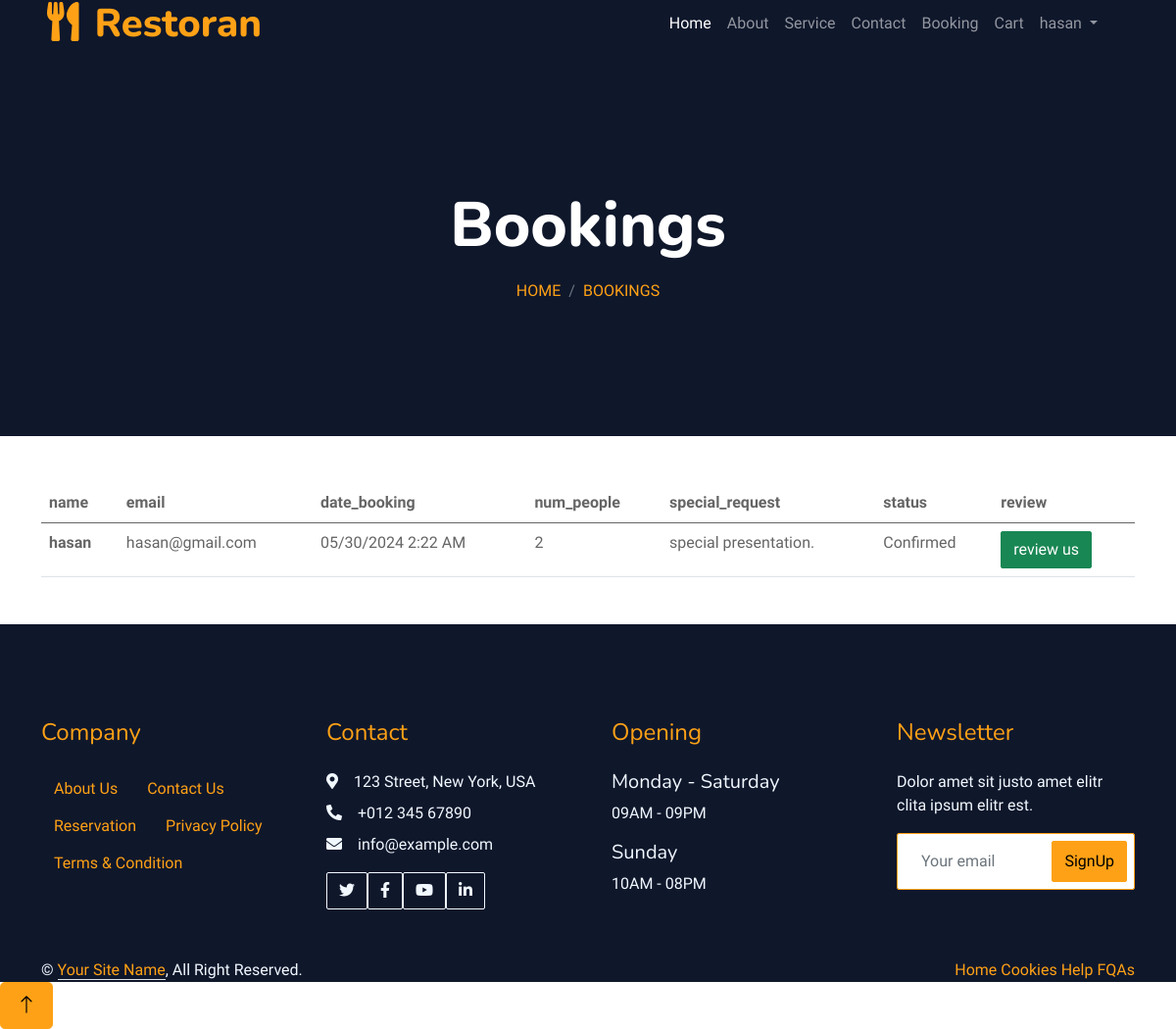
Screenshot of /users/bookings.php (signed in) with the database file from the repository.
### tables this page shows
CREATE TABLE `bookings` (
  `id` int(10) NOT NULL,
  `name` varchar(200) NOT NULL,
  `email` varchar(200) NOT NULL,
  `date_booking` varchar(200) NOT NULL,
  `num_people` int(10) NOT NULL,
  `special_request` text NOT NULL,
  `status` varchar(200) NOT NULL,
  `user_id` int(10) NOT NULL,
  `created_at` timestamp NOT NULL DEFAULT current_timestamp()
);

### libs/App.php (called while the page is built, shortened)
<?php
    class App {
        public $host = HOST;
        public $dbname = DBNAME;
        public $user = USER;
        public $pass = PASS;
        public $link;
        public function connect() {
            $this->link = new PDO("mysql:host=".$this->host.";dbname=".$this->dbname."", $this->user, $this->pass);
        }
        public function selectAll($query) {
            $rows = $this->link->query($query);
            $rows->execute();
            $allRows = $rows->fetchAll(PDO::FETCH_OBJ);
            if($allRows > 0) {
                return $allRows;
            } else {
                echo "";
                return false;
            }
        }
    }

### users/bookings.php (the view, shortened to what this page needs)
<?php require "../libs/App.php"; ?>
<?php require "../includes/header.php"; ?>
<?php
    $query = "SELECT * FROM bookings WHERE user_id='$_SESSION[user_id]'";
    $app = new App;
    $bookings = $app->selectAll($query);
?>
            <div class="container-xxl py-5 bg-dark hero-header mb-5">
                <div class="container text-center my-5 pt-5 pb-4">
                    <h1 class="display-3 text-white mb-3 animated slideInDown">Bookings</h1>
                    <nav aria-label="breadcrumb">
                        <ol class="breadcrumb justify-content-center text-uppercase">
                            <li class="breadcrumb-item"><a href="#">Home</a></li>
                            <li class="breadcrumb-item"><a href="<?php echo APPURL; ?>/users/booking.php?id=<?php echo $_SESSION['user_id']; ?>">Bookings</a></li>
                        </ol>
                    </nav>
                </div>
            </div>
        </div>
            <div class="container">
                <div class="col-md-12">
                    <table class="table">
                        <thead>
                          <tr>
                            <th scope="col">name</th>
                            <th scope="col">email</th>
                            <th scope="col">date_booking</th>
                            <th scope="col">num_people</th>
                            <th scope="col">special_request</th>
                            <th scope="col">status</th>
                            <th scope="col">review</th>
                          </tr>
                        </thead>
                        <tbody>
                            <?php if(sizeof($bookings) > 0) : ?>
                                <?php foreach($bookings as $booking) : ?>
                                    <tr>
                                        <th><?php echo $booking->name; ?></th>
                                        <td><?php echo $booking->email; ?></td>
                                        <td><?php echo $booking->date_booking; ?></td>
                                        <td><?php echo $booking->num_people; ?></td>
                                        <td><?php echo $booking->special_request; ?></td>
                                        <td><?php echo $booking->status; ?></td>
                                        <?php if($booking->status == "Confirmed") : ?>
                                            <td><a href="<?php echo APPURL; ?>/users/review.php" class="btn btn-success text-white">review us</td>
                                        <?php endif; ?>
                                    </tr>
                                <?php endforeach; ?>
                            <?php endif; ?>
                        </tbody>
                      </table>
                </div>
            </div>
<?php require "../includes/footer.php"; ?>

### rows the page displays
bookings: name "hasan", email "hasan@gmail.com", date_booking "05/30/2024 2:22 AM", num_people "2", special_request "special presentation.", status "Confirmed"

### other values shown
$_SESSION['username'] "hasan"
